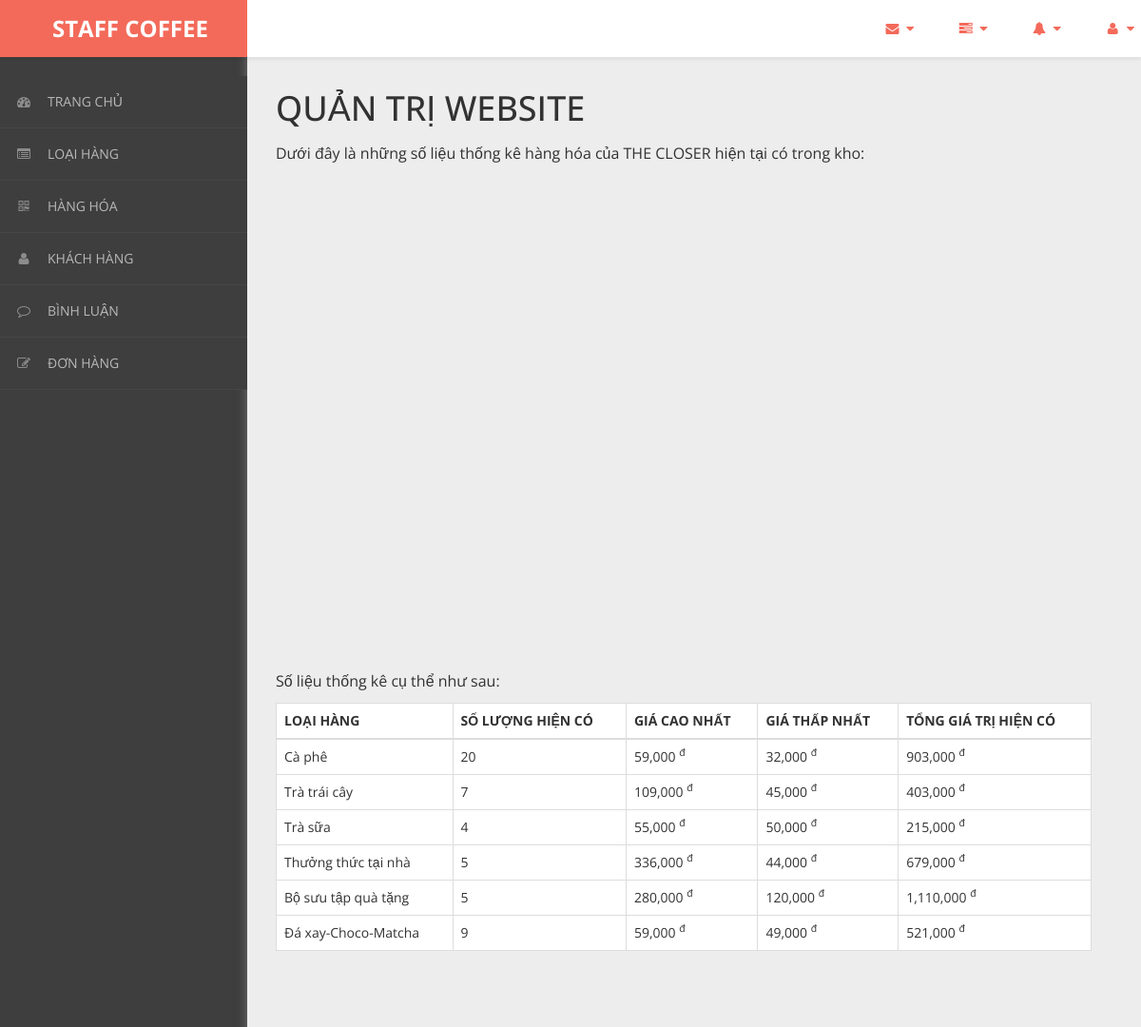
Before: /admin/content/thong-ke/thong-ke-list.php with the older database file.
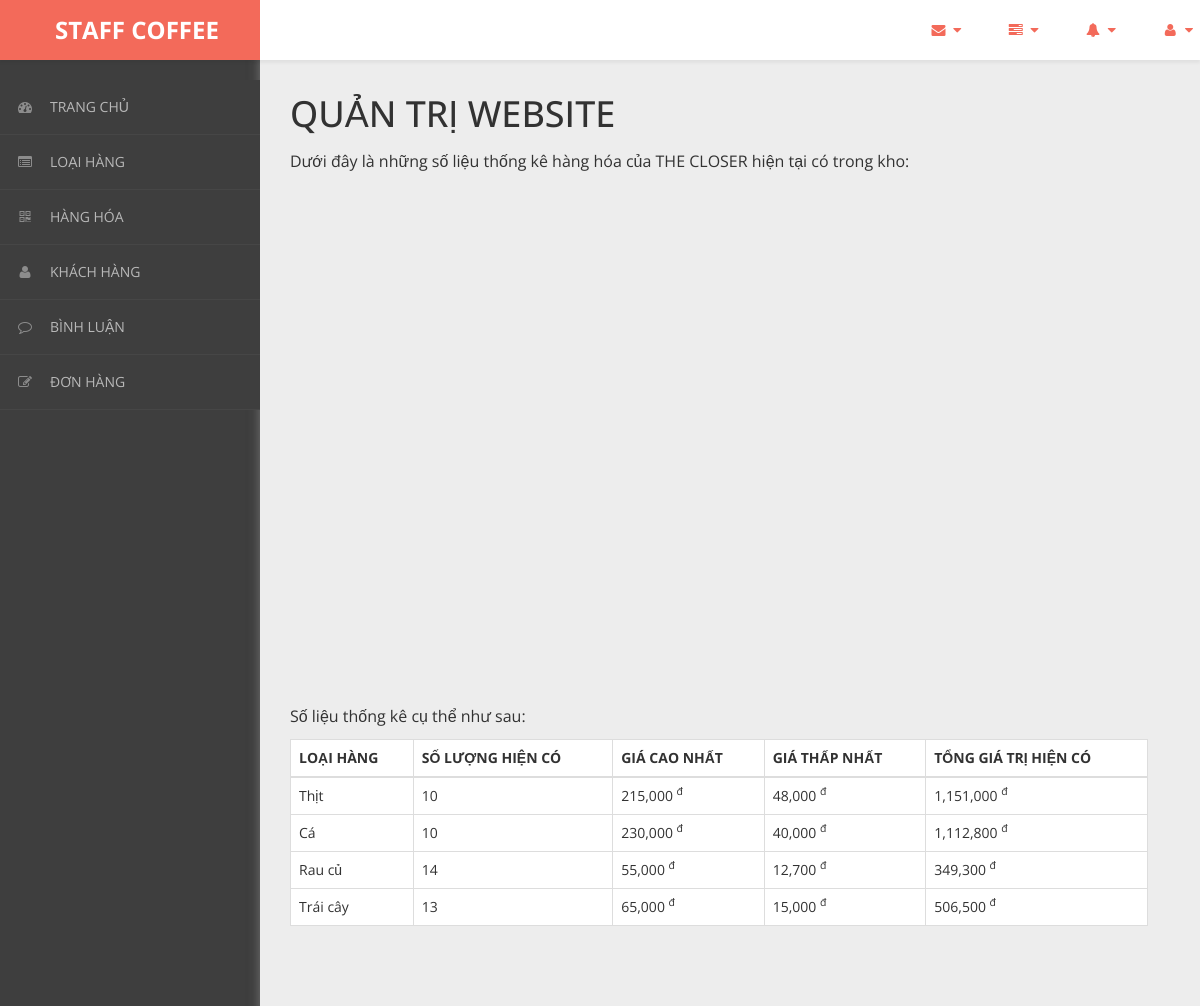
After: the same page with the newer database file.
### tables this page shows
CREATE TABLE `loai_hang` (
  `ma_loai` int(11) NOT NULL,
  `ten_loai` varchar(50) NOT NULL
);

### admin/dao/pdo.php (called while the page is built, shortened)
<?php
    function pdo_get_connection(){
        $pdo = new PDO("mysql:host=localhost;dbname=staffcoffee",'root','');
        $pdo->setAttribute(PDO::ATTR_ERRMODE, PDO::ERRMODE_EXCEPTION);
        return $pdo;
    }
    function pdo_query($sql){
        $sql_args = array_slice(func_get_args(),1);
        try{
            $conn = pdo_get_connection();
            $stmt = $conn ->prepare($sql);
            $stmt -> execute($sql_args);
            $rows = $stmt -> fetchAll();
            return $rows;
        }catch(PDOException $e){
            throw $e;
        }finally{
            unset($conn);
        }
    }
    ?>

### admin/dao/thong-ke.php (called while the page is built, shortened)
<?php
    require_once ('pdo.php');
    function thong_ke_hang_hoa(){
    $sql = "SELECT lo.ma_loai, lo.ten_loai,"
            . " COUNT(*) so_luong,"
            . " MIN(hh.don_gia) gia_min,"
            . " MAX(hh.don_gia) gia_max,"
            . " SUM(hh.don_gia) gia_sum"
            . " FROM hang_hoa hh "
            . " JOIN loai_hang lo ON lo.ma_loai=hh.ma_loai "
            . " GROUP BY lo.ma_loai, lo.ten_loai";
    return pdo_query($sql);
    }
?>

### admin/content/thong-ke/thong-ke-list.php (the view, shortened to what the changed rows need)
<!DOCTYPE html>
<html xmlns="http://www.w3.org/1999/xhtml">
<head>
    <link href="../../../css/admin/css/bootstrap.css" rel="stylesheet" />
    <link href="../../../css/admin/css/font-awesome.css" rel="stylesheet" />
    <link href="../../../css/admin/css/custom-styles.css" rel="stylesheet" />
                <?php
                require_once ('../../dao/thong-ke.php');
                $items = thong_ke_hang_hoa();
                ?>
</head>
<body>
    <div id="wrapper">
        <div id="page-wrapper">
		  <div class="header">
                        <div class="page-header">
                            <h1>QUẢN TRỊ WEBSITE</h1>
                            <div id="columnchart_values" style="width: 100%; height: 300px;"></div><br><br><br><br><br><br><br><br><br><br>
                              <table class="table table-bordered" style = "background-color:#fff">
                                <thead>
                                  <tr>
                                    <th>LOẠI HÀNG</th>
                                    <th>SỐ LƯỢNG HIỆN CÓ</th>
                                    <th>GIÁ CAO NHẤT</th>
                                    <th>GIÁ THẤP NHẤT</th>
                                    <th>TỔNG GIÁ TRỊ HIỆN CÓ</th>
                                  </tr>
                                </thead>
                                <tbody>
                                <?php foreach($items as $item){
                                     extract($item);
                                    ?>
                                  <tr>
                                    <td><?=$ten_loai?></td>
                                    <td><?=$so_luong?></td>
                                    <td><?=number_format($gia_max)?> <sup>đ</sup></td>
                                    <td><?=number_format($gia_min)?> <sup>đ</sup></td>
                                    <td><?=number_format($gia_sum)?> <sup>đ</sup></td>
                                  </tr>
                                <?php } ?>
                                </tbody>
                              </table>
                        </div>
		</div>
            </div>
        </div>
</body>
</html>

Changed rows visible on the page:
removed loai_hang: ten_loai "Cà phê", so_luong "20", gia_max "59,000", gia_min "32,000", gia_sum "903,000"
removed loai_hang: ten_loai "Trà trái cây", so_luong "7", gia_max "109,000", gia_min "45,000", gia_sum "403,000"
removed loai_hang: ten_loai "Trà sữa", so_luong "4", gia_max "55,000", gia_min "50,000", gia_sum "215,000"
removed loai_hang: ten_loai "Thưởng thức tại nhà", so_luong "5", gia_max "336,000", gia_min "44,000", gia_sum "679,000"
removed loai_hang: ten_loai "Bộ sưu tập quà tặng", so_luong "5", gia_max "280,000", gia_min "120,000", gia_sum "1,110,000"
removed loai_hang: ten_loai "Đá xay-Choco-Matcha", so_luong "9", gia_max "59,000", gia_min "49,000", gia_sum "521,000"
added loai_hang: ten_loai "Thịt", so_luong "10", gia_max "215,000", gia_min "48,000", gia_sum "1,151,000"
added loai_hang: ten_loai "Cá", so_luong "10", gia_max "230,000", gia_min "40,000", gia_sum "1,112,800"
added loai_hang: ten_loai "Rau củ", so_luong "14", gia_max "55,000", gia_min "12,700", gia_sum "349,300"
added loai_hang: ten_loai "Trái cây", so_luong "13", gia_max "65,000", gia_min "15,000", gia_sum "506,500"
